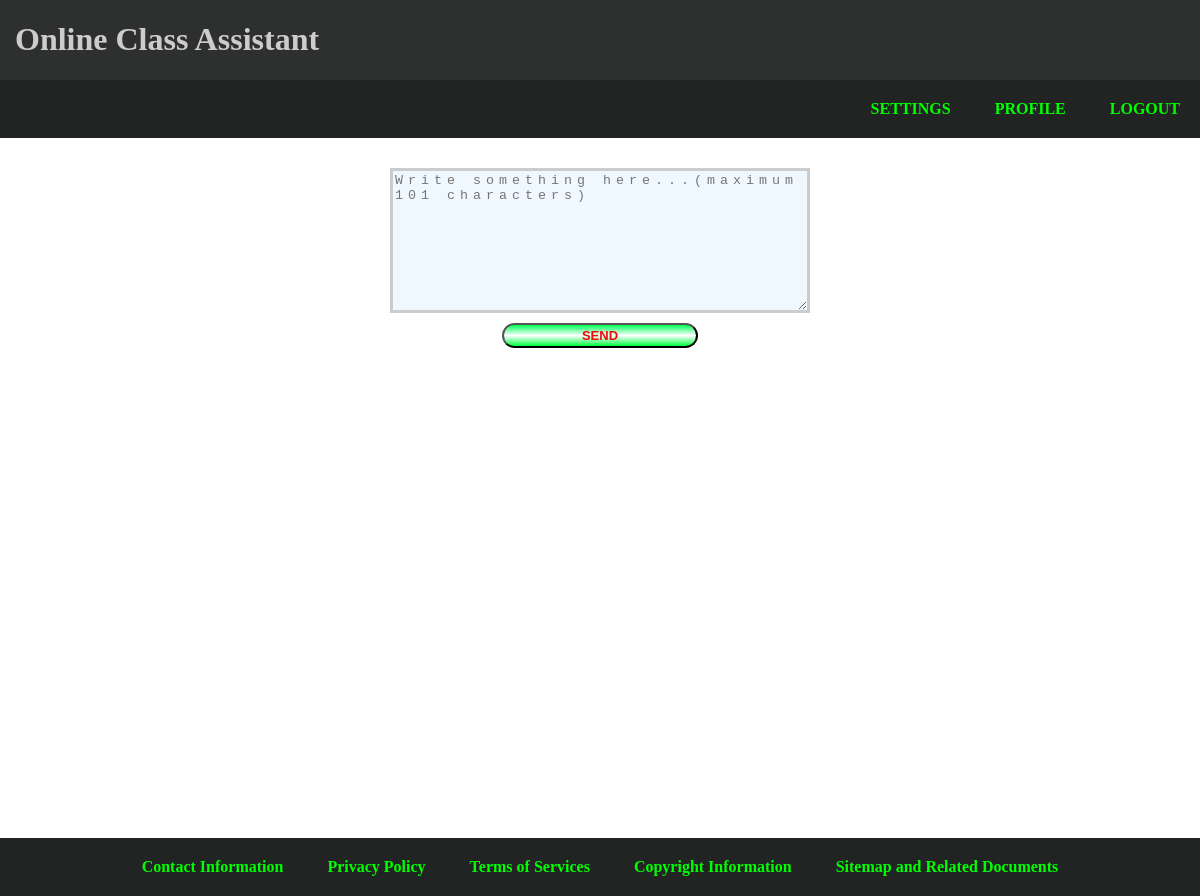
/Admin/message.php (signed in), run on an earlier commit of the app's database.
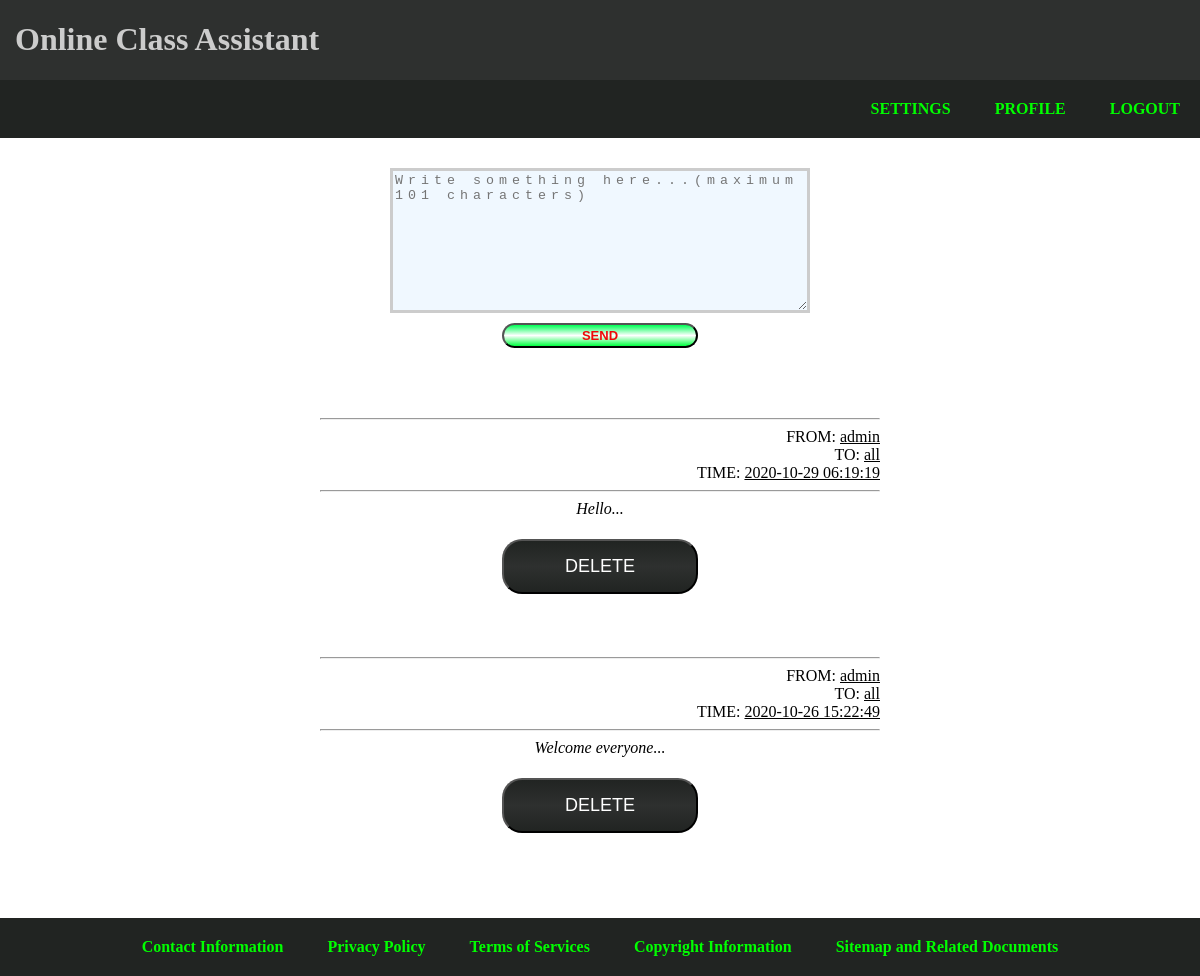
And on a later commit of the database.
### tables this page shows
CREATE TABLE `chat` (
  `MSG_TIME` timestamp NOT NULL DEFAULT current_timestamp(),
  `CHAT_ID` varchar(255) NOT NULL,
  `SENDER` varchar(255) NOT NULL,
  `RECEIVER` varchar(255) NOT NULL,
  `MESSAGE` varchar(255) NOT NULL
);

### Admin/message.php (the view, shortened to what this page needs)
<?php
$id = $_SESSION['user_id'];
include("../connection.php");
?>
<html>
<head>
    <link rel="stylesheet" href="../style.css">
</head>
<body>
    <div class="row-1">
        <div class="header col-12">
            <?php
            include("../options/header.php");
            ?>
        </div>
    </div>
    <div class="row-2">
        <div class="navbar col-12">
            <nav>
                <?php
                include("../options/navbar.php");
                ?>
            </nav>
        </div>
    </div>
    <div class="row-3">
        <div class="menu col-3">
        </div>
        <div class="main col-6">
            <?php
            $to = "all";
            echo "
            <form action='message.php?from=$id&to=$to' id='form2' autocomplete='off' target='_self' enctype='multipart/form-data' method='POST'>
            <label for='message'></label>
            <textarea rows='9' cols='45' id='post' name='msg' maxlength='101' placeholder='Write something here...(maximum 101 characters)'></textarea><br>
            <button id='approve' type='submit' value='SEND' name='send'>SEND</button>
            </form><br><br>
            ";
            $query = "SELECT * FROM chat WHERE RECEIVER='$id' OR RECEIVER='$to' ORDER BY MSG_TIME DESC";
            $r = mysqli_query($con, $query);
            while ($row = mysqli_fetch_array($r)) {
                $chatid = $row['CHAT_ID'];
                $time = $row['MSG_TIME'];
                $from = $row['SENDER'];
                $to = $row['RECEIVER'];
                $msg = $row['MESSAGE'];
                echo "
                <post>
                <hr>FROM: <u>$from</u><br>TO: <u>$to</u><br>TIME: <u>$time</u>
                <hr>
                </post> <i>$msg</i> <br><br>
                <form action='message.php?chatid=$chatid' id='form2' autocomplete='off' target='_self' enctype='multipart/form-data' method='POST'>
                <button type='submit' value='DELETE' name='delete'>DELETE</button>
                </form><br><br>
                ";
            }
            ?>
        </div>
        <div class="sidebar col-3">
        </div>
    </div>
    <div class="row-4">
        <div class="footer col-12">
            <footer>
                <?php
                include("../options/footer.php");
                ?>
            </footer>
        </div>
    </div>
</body>
</html>

### options/header.php
<h1>Online Class Assistant</h1>

### options/navbar.php (shortened to what this page needs)
<?php
if (isset($_GET['footer'])) {
    if (isset($_SESSION['user'])) {
        $user = $_SESSION['user'];
        echo "
        <a href='../user/home.php' class='option'> BACK TO HOME </a>
        ";
    } else {
        echo "
        <a href='../login.php' class='option'> LOG IN </a>
        <a href='../signup.php' class='option'> SIGN UP </a>
        ";
    }
} else {
    if (isset($_SESSION['user'])) {
        echo "
        <a href='settings.php' class='option'> SETTINGS </a>
        <a href='home.php' class='option'> PROFILE </a>
        <a href='?logout' class='option'> LOGOUT </a>
        ";
    } else {
        echo "
        <a href='login.php' class='option'> LOG IN </a>
        <a href='signup.php' class='option'> SIGN UP </a>
        ";
    }
}

### options/footer.php (shortened to what this page needs)
<?php
if (isset($_GET['footer'])) {
    echo "
    <a href='../index.htm?footer' class='option'> ABOUT US </a>
    <a href='contact.php?footer' class='option'>Contact Information</a>
    <a href='privacy.php?footer' class='option'>Privacy Policy</a>
    <a href='terms.php?footer' class='option'>Terms of Services</a>
    <a href='copyright.php?footer' class='option'>Copyright Information</a>
    <a href='sitemap.php?footer' class='option'>Sitemap and Related Documents</a>
    ";
} else {
    if (isset($_SESSION['user'])) {
        echo "
        <a href='../pages/contact.php?footer' class='option'>Contact Information</a>
        <a href='../pages/privacy.php?footer' class='option'>Privacy Policy</a>
        <a href='../pages/terms.php?footer' class='option'>Terms of Services</a>
        <a href='../pages/copyright.php?footer' class='option'>Copyright Information</a>
        <a href='../pages/sitemap.php?footer' class='option'>Sitemap and Related Documents</a>
        ";
    }
}
?>

### style.css (style rules this page uses)
.col-3 { width: 25%; }
.col-6 { width: 50%; }
.col-12 { width: 100%; }
* { box-sizing: border-box; }
[class*="col-"] { float: left; }
[class*="row-"]::after { content: ""; clear: both; display: table; }
[class*="row-"] { padding: 0px; margin: 0px; }
body { background-color: white; margin: 0; }
.row-1 { margin: 0; background-color: #2e302f; color: #fff; position: sticky; top: 0; }
.header { margin: 0; text-align: left; padding-left: 15px; color: #ccc; }
.row-2 { margin: 0px; padding: 0px; background-color: #212422; }
.navbar { text-align: right; padding: 0; margin: 0; width: 100%; }
.navbar .option { padding: 20px; margin: 0; display: inline-block; }
.row-3 { margin: 0px; padding: 20px; min-height: calc(100vh - 100px); }
.menu { text-align: left; margin: 0; padding: 20px; display: grid; }
.main { text-align: center; padding: 10px; }
.sidebar { text-align: right; margin: 0; padding: 20px; display: grid; }
.row-4 { margin: 0; padding: 0; background-color: #212422; }
.footer { text-align: center; padding: 0; margin: 0; width: 100%; }
.footer .option { padding: 20px; margin: 0; display: inline-block; }
a:link { font-weight: bolder; text-decoration: none; color: #00ff00; }
#approve { background: linear-gradient(180deg, #00ff55, #ffffff, #00ff40); color: #f00909; font-size: small; font-weight: bolder; margin: 10px; padding: 3px; text-align: center; width: 35%; cursor: pointer; }
post { text-align: right; display: block; }
fieldset, textarea { width: 75%; border: 0; letter-spacing: 5px; border: 3px solid #ccc; background-color: aliceblue; margin: auto; }
button { background: linear-gradient(180deg, #212422, #2e302f, #212422); font-size: large; color: white; margin: 3px; padding: 15px; text-align: center; width: 35%; cursor: pointer; border-radius: 20px; }

What changed in the data, as far as the page shows it:
added chat: SENDER "admin", RECEIVER "all", MSG_TIME "2020-10-29 06:19:19", MESSAGE "Hello..."
added chat: SENDER "admin", RECEIVER "all", MSG_TIME "2020-10-26 15:22:49", MESSAGE "Welcome everyone..."
